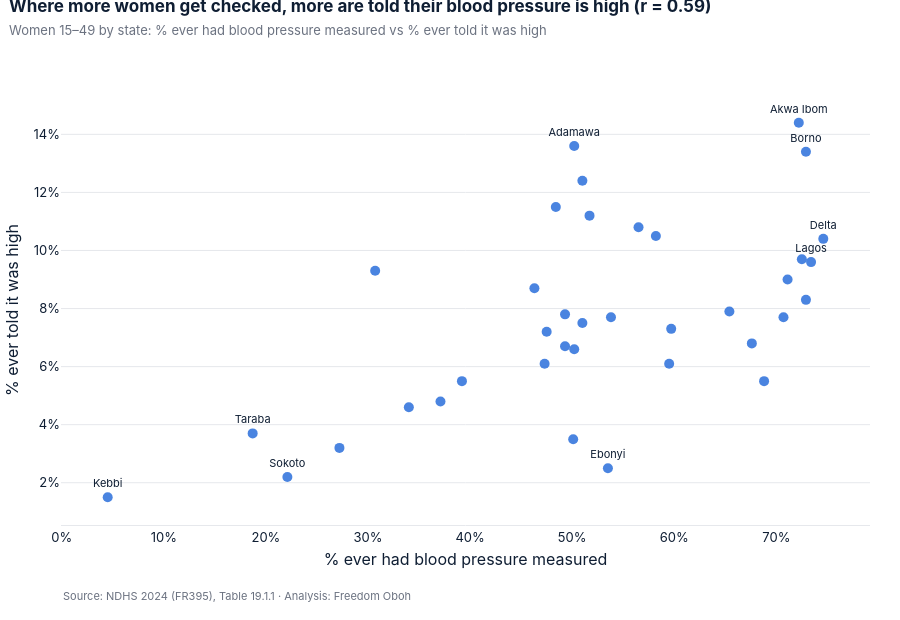

Notebook code for this chart:
### Markdown cell above
### Blood pressure and blood sugar: read with care
These come from FR395 Tables 19.1.1–19.2.2, transcribed with the page number on every row.
They're **self-reported** ("ever told by a health worker"), not measured, and cover ages 15–49 only.

The chart shows why that matters: you can only be *told* you have high blood pressure if someone
*measured* it. States where few people have ever been checked will look healthier than they are.

### Code cell
r = panel[["bp_ever_measured_women_pct", "bp_ever_told_high_women_pct"]].corr().iloc[0, 1]
x, y = "bp_ever_measured_women_pct", "bp_ever_told_high_women_pct"
fig = px.scatter(panel, x=x, y=y, text=label_extremes(panel, x, y, n=3), hover_name="state")
fig.update_traces(marker=dict(color=BLUE, size=10, opacity=0.85), textposition="top center",
                  textfont=dict(size=11, color=NAVY), hovertemplate="%{hovertext}<br>measured %{x}%<br>told high %{y}%<extra></extra>")
style(fig,
      title=(f"Where more women get checked, more are told their blood pressure is high (r = {r:.2f})" if r >= 0.3
             else f"Being checked more doesn't clearly mean being told more (r = {r:.2f})"),
      subtitle="Women 15–49 by state: % ever had blood pressure measured vs % ever told it was high",
      source="NDHS 2024 (FR395), Table 19.1.1", height=620,
      x_title="% ever had blood pressure measured", y_title="% ever told it was high")
fig.update_xaxes(ticksuffix="%"); fig.update_yaxes(ticksuffix="%")
fig.show()

### Figure 1 — Plotly figure (JSON) as saved in the notebook; plotly's stock layout.template omitted (floating-point values rounded to 4 significant figures)
{"data": [{"hovertemplate": "%{hovertext}<br>measured %{x}%<br>told high %{y}%<extra></extra>", "hovertext": ["Abia", "Adamawa", "Akwa Ibom", "Anambra", "Bauchi", "Bayelsa", "Benue", "Borno", "Cross River", "Delta", "Ebonyi", "Edo", "Ekiti", "Enugu", "Federal Capital Territory", "Gombe", "Imo", "Jigawa", "Kaduna", "Kano", "Katsina", "Kebbi", "Kogi", "Kwara", "Lagos", "Nasarawa", "Niger", "Ogun", "Ondo", "Osun", "Oyo", "Plateau", "Rivers", "Sokoto", "Taraba", "Yobe", "Zamfara"], "legendgroup": "", "marker": {"color": "#2A6FDB", "opacity": 0.85, "size": 10, "symbol": "circle"}, "mode": "markers+text", "name": "", "orientation": "v", "showlegend": false, "text": ["", "Adamawa", "Akwa Ibom", "", "", "", "", "Borno", "", "Delta", "Ebonyi", "", "", "", "", "", "", "", "", "", "", "Kebbi", "", "", "Lagos", "", "", "", "", "", "", "", "", "Sokoto", "Taraba", "", ""], "textfont": {"color": "#0F1E33", "size": 11}, "textposition": "top center", "type": "scatter", "x": [51.0, 50.2, 72.2, 65.4, 48.4, 56.5, 49.3, 72.9, 59.7, 74.6, 53.5, 59.5, 47.5, 34.0, 58.2, 72.9, 72.5, 67.6, 53.8, 51.0, 49.3, 4.5, 47.3, 30.7, 73.4, 51.7, 50.1, 70.7, 37.1, 68.8, 71.1, 39.2, 50.2, 22.1, 18.7, 46.3, 27.2], "xaxis": "x", "y": [7.5, 13.6, 14.4, 7.9, 11.5, 10.8, 7.8, 13.4, 7.3, 10.4, 2.5, 6.1, 7.2, 4.6, 10.5, 8.3, 9.7, 6.8, 7.7, 12.4, 6.7, 1.5, 6.1, 9.3, 9.6, 11.2, 3.5, 7.7, 4.8, 5.5, 9.0, 5.5, 6.6, 2.2, 3.7, 8.7, 3.2], "yaxis": "y"}], "layout": {"annotations": [{"font": {"color": "#6B7280", "size": 11}, "showarrow": false, "text": "Source: NDHS 2024 (FR395), Table 19.1.1 · Analysis: Freedom Oboh", "x": 0, "xanchor": "left", "xref": "paper", "y": 0, "yanchor": "top", "yref": "paper", "yshift": -62}], "font": {"color": "#0F1E33", "family": "Inter, Segoe UI, Arial, sans-serif", "size": 13}, "height": 620, "hoverlabel": {"bgcolor": "white", "font": {"color": "#0F1E33"}}, "legend": {"tracegroupgap": 0}, "margin": {"b": 95, "l": 20, "r": 30, "t": 95}, "paper_bgcolor": "white", "plot_bgcolor": "white", "showlegend": false, "title": {"font": {"size": 17}, "text": "<b>Where more women get checked, more are told their blood pressure is high (r = 0.59)</b><br><span style='font-size:13px;color:#6B7280'>Women 15–49 by state: % ever had blood pressure measured vs % ever told it was high</span>", "x": 0.01, "xanchor": "left", "y": 0.98, "yanchor": "top"}, "xaxis": {"anchor": "y", "automargin": true, "domain": [0.0, 1.0], "gridcolor": "#E6E8EC", "linecolor": "#E6E8EC", "showgrid": false, "ticksuffix": "%", "title": {"standoff": 10, "text": "% ever had blood pressure measured"}, "zeroline": false}, "yaxis": {"anchor": "x", "automargin": true, "domain": [0.0, 1.0], "gridcolor": "#E6E8EC", "showgrid": true, "ticksuffix": "%", "title": {"standoff": 10, "text": "% ever told it was high"}, "zeroline": false}}}
